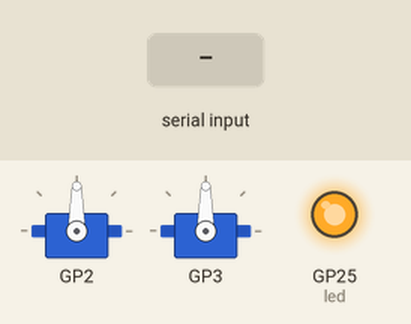
The program below on a simulated Raspberry Pi Pico running MicroPython. Parts: 2 × servo, output pins drawn as LEDs (lit = HIGH). Inputs (shaded band) come from the test bench. Servo angles are drawn from the pulse width (0.5 ms = 0°, 2.5 ms = 180°); what the program prints to the serial console is not drawn.

Above: at 5.5 s.
5.6 s: "MATERIAL:" typed at the serial console, then Enter
At 6.0 s:
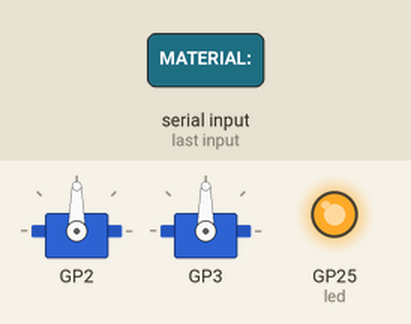
7.1 s: "VERTICAL:" typed at the serial console, then Enter
At 8.3 s:
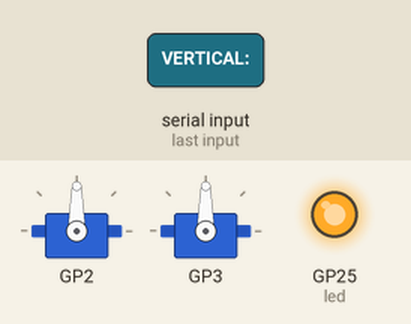
8.6 s: "material" typed at the serial console, then Enter
At 9.4 s:
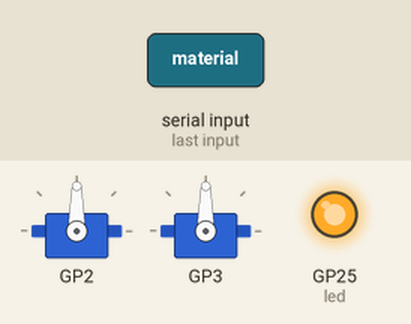
Timing chart, 0 to 11.6 s (numbered marks = the images above; inputs shaded):
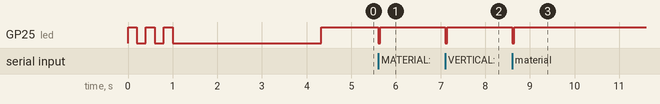

The program:

main.py
```python
"""
Glavna MicroPython skripta za Raspberry Pi Pico
Cita komande preko USB serijske veze i kontrolise SG90 servo motor
Autor: AI Assistant
"""

import sys
import select
import time
from machine import Pin
from servo_driver import SG90Servo
from pin_config import PinConfig


class PicoServoController:

    def __init__(self):
        # Inicijalizacija dva serva sa razlièitim opsezima
        self.vertical_servo = SG90Servo(
            pin_number=PinConfig.get_vertical_pin(),
            angle_range=(-90, 90),
            center_angle=0
        )
        self.horizontal_servo = SG90Servo(
            pin_number=PinConfig.get_horizontal_pin(),
            angle_range=(-20, 20),
            center_angle=0
        )

        self.led = Pin(PinConfig.get_status_led_pin(), Pin.OUT)
        self.poller = select.poll()
        self.poller.register(sys.stdin, select.POLLIN)

        # Mapiranje materijala na pozicije
        self.material_positions = {
            "plastic": {"vertical": -90, "horizontal": -20},
            "glass": {"vertical": -90, "horizontal": 20},
            "pet": {"vertical": 90, "horizontal": -20},
            "organic": {"vertical": 90, "horizontal": 20}
        }

        print("Pico Dual Servo Controller - Ready")
        PinConfig.block_unused_pins()  # Blokiraj sve nekoriscene pinove
        PinConfig.print_pin_mapping()
        self.led_on()

    def led_on(self):
        self.led.value(1)

    def led_off(self):
        self.led.value(0)

    def parse_command(self, command):
        try:
            if command.startswith("MATERIAL:"):
                material = command.split(":")[1].strip().lower()
                if material in self.material_positions:
                    return True, ("material", material)
                else:
                    return False, f"Unknown material: {material}"

            elif command.startswith("VERTICAL:"):
                angle = int(command.split(":")[1].strip())
                if -90 <= angle <= 90:
                    return True, ("vertical", angle)
                else:
                    return False, "Vertical angle out of range (-90 to 90)"

            elif command.startswith("HORIZONTAL:"):
                angle = int(command.split(":")[1].strip())
                if -20 <= angle <= 20:
                    return True, ("horizontal", angle)
                else:
                    return False, "Horizontal angle out of range (-20 to 20)"

            elif command.startswith("BASE:"):
                # Return to base position
                return True, ("base", 0)

            elif command.startswith("CLEAR:"):
                # Clear buffer and reset to base position
                return True, ("clear", 0)

            elif command.startswith("ANGLE:"):  # Backward compatibility
                angle = int(command.split(":")[1].strip())
                if 0 <= angle <= 180:
                    return True, ("legacy", angle)
                else:
                    return False, "Angle out of range (0-180)"

            else:
                return False, "Invalid command format"

        except (ValueError, IndexError) as e:
            return False, "Parse error: " + str(e)

    def send_response(self, success, message):
        if success:
            sys.stdout.write("OK:" + message + "\n")
        else:
            sys.stdout.write("ERROR:" + message + "\n")

    def execute_command(self, command_type, value):
        """Izvrðavanje komandi sa sekvencijalnim pokretom"""
        try:
            if command_type == "material":
                # Materijal komanda: vertical -> delay -> horizontal -> delay -> base
                positions = self.material_positions[value]

                # Pokreni vertical servo
                self.vertical_servo.set_angle(positions["vertical"])
                time.sleep(0.5)

                # Pokreni horizontal servo
                self.horizontal_servo.set_angle(positions["horizontal"])
                time.sleep(2.0)  # Povećan delay pre povratka (za dropanje otpada)

                # Vrati oba serva u baznu poziciju
                self.vertical_servo.set_angle(0)
                self.horizontal_servo.set_angle(0)
                time.sleep(0.5)  # 0.5/4  # 2.0/4  # Povećan final delay

                response_msg = f"material:{value},vertical:{positions['vertical']},horizontal:{positions['horizontal']},base:0,0"
                return True, response_msg

            elif command_type == "vertical":
                self.vertical_servo.set_angle(value)
                return True, f"vertical:{value}"

            elif command_type == "horizontal":
                self.horizontal_servo.set_angle(value)
                return True, f"horizontal:{value}"

            elif command_type == "base":
                # Vrati oba serva u baznu poziciju
                self.vertical_servo.set_angle(0)
                self.horizontal_servo.set_angle(0)
                return True, "base:0,0"

            elif command_type == "clear":
                # Clear buffer - reset servos to base position
                self.vertical_servo.set_angle(0)
                self.horizontal_servo.set_angle(0)
                # Clear any internal buffer
                buf = ""
                return True, "clear:0,0"

            elif command_type == "legacy":
                # Backward compatibility - koristi horizontal servo
                self.horizontal_servo.set_angle(value)
                return True, f"legacy:{value}"

            else:
                return False, f"Unknown command type: {command_type}"

        except Exception as e:
            return False, f"Execution error: {str(e)}"

    def run(self):
        print("Starting main loop...")
        buf = ""
        while True:
            try:
                # Batch-read all bytes currently available from CDC in one call
                n = sys.stdin.any()          # reads USB ring-buffer head, no blocking
                if n > 0:
                    buf += sys.stdin.read(n) # one syscall per batch, not per byte
                    if buf.endswith(('\n', '\r')):
                        cmd = buf.strip()
                        buf = ""
                        if cmd:
                            self.led_off()
                            time.sleep(0.05)
                            self.led_on()
                            success, result = self.parse_command(cmd)
                            if success:
                                command_type, value = result
                                exec_success, exec_result = self.execute_command(command_type, value)
                                self.send_response(exec_success, exec_result)
                            else:
                                self.send_response(False, result)
                time.sleep(0.001)
            except Exception as e:
                self.send_response(False, "System error: " + str(e))
                time.sleep(1)


if __name__ == "__main__":
    try:
        controller = PicoServoController()
        controller.run()
    except KeyboardInterrupt:
        print("Program stopped by user")
    except Exception as e:
        print("Fatal error: " + str(e))
    finally:
        if "controller" in locals():
            controller.vertical_servo.cleanup()
            controller.horizontal_servo.cleanup()
        print("Program ended")
```

servo_driver.py
```python
"""
Servo driver za SG90 servo motor
PWM kontrola na GP0 pinu sa 50Hz frekvencijom
Autor: AI Assistant
"""

from machine import Pin, PWM
import time
import math
from pin_config import PinConfig

class SG90Servo:
    """Klasa za kontrolu SG90 servo motora"""

    def __init__(self, pin_number=None, angle_range=(-90, 90), center_angle=0):
        """
        Inicijalizacija serva na odabranom pinu
        :param pin_number: GPIO pin broj
        :param angle_range: Tuple (min_angle, max_angle)
        :param center_angle: Center position angle
        """
        if pin_number is None:
            raise ValueError("Pin number must be specified")

        self.pin = Pin(pin_number)
        self.pwm = PWM(self.pin)
        self.angle_range = angle_range
        self.center_angle = center_angle

        # PWM konfiguracija za SG90
        self.pwm.freq(50)  # 50Hz = 20ms period

        # Pulse width range: 1ms (0°) to 2ms (180°)
        # Duty cycle: 5% to 10% (50Hz = 20000us period)
        self.min_duty = 65536 * 0.05  # 1ms pulse
        self.max_duty = 65536 * 0.10  # 2ms pulse

        # Postavi servo na centar na pochetku
        self.current_angle = center_angle
        self.set_angle(center_angle, smooth=False)

    def angle_to_duty(self, angle):
        """
        Konvertuje custom ugao u PWM duty cycle (0-180)
        :param angle: Ugao u stepenima (unutar angle_range)
        :return: Duty cycle vrednost
        """
        # Validacija ugla unutar definisanog opsega
        min_angle, max_angle = self.angle_range
        if angle < min_angle:
            angle = min_angle
        elif angle > max_angle:
            angle = max_angle

        # Konverzija custom opsega u 0-180 opseg za PWM
        angle_range_size = max_angle - min_angle
        if angle_range_size == 0:
            pwm_angle = 90  # Default to center if range is zero
        else:
            # Mapiranje: min_angle -> 0, max_angle -> 180
            normalized_angle = (angle - min_angle) / angle_range_size
            pwm_angle = normalized_angle * 180

        # Linearna interpolacija izmeðu min i max duty
        duty_range = self.max_duty - self.min_duty
        duty = self.min_duty + (pwm_angle / 180) * duty_range

        return int(duty)

    def set_angle(self, angle, smooth=True):
        """
        Postavi servo na zadati ugao
        :param angle: Ugao u stepenima (unutar angle_range)
        :param smooth: Da li da koristi glatko kretanje
        """
        # uvijek je smooth, bez else grane
        current_angle = self.current_angle  # koristi praćenu poziciju
        self.move_smooth_ease(current_angle, angle, steps=30, delay=0.05)
        self.current_angle = angle  # ažuriraj trenutnu poziciju

    def move_smooth_ease(self, start_angle, end_angle, steps=30, delay=0.05):
        """
        Glatko pomeranje serva između dva ugla sa easing funkcijom (ease-in-out).
        :param start_angle: Početni ugao
        :param end_angle: Krajnji ugao
        :param steps: Broj koraka
        :param delay: Kašnjenje između koraka
        """
        for i in range(steps + 1):
            t = i / steps  # t in [0, 1]

            # Ease-in-out (slično CSS easing easing(0.4, 0, 0.6, 1))
            eased = (1 - math.cos(t * math.pi)) * 0.5

            current_angle = start_angle + (end_angle - start_angle) * eased
            duty = self.angle_to_duty(current_angle)
            self.pwm.duty_u16(duty)
            time.sleep(delay)

    def cleanup(self):
        """Čišćenje resursa"""
        self.pwm.deinit()
        self.pin.init()
```

pin_config.py
```python
"""
Pin konfiguracija za SG90 servo motor
Mapiranje žica na Pico pinove prema specifikaciji
Autor: AI Assistant
"""


class PinConfig:
    """Konfiguracija pinova za servo motor"""

    # Servo žice → Pico pinovi mapiranje (SAMO DOZVOLJENI PINOVI)
    SERVO_PINS = {
        "VERTICAL": {
            "wire_color": "Žuta/naranđa",
            "description": "Vertical servo signal (-90 to 90)",
            "pin_number": 2,  # GP2
            "pin_name": "GP2",
            "gpio": 2,
        },
        "HORIZONTAL": {
            "wire_color": "Plava/bela",
            "description": "Horizontal servo signal (-20 to 20)",
            "pin_number": 3,  # GP3
            "pin_name": "GP3",
            "gpio": 3,
        },
        "VCC": {
            "wire_color": "Crvena",
            "description": "VCC (3.3V)",
            "pin_number": 40,  # VBUS
            "pin_name": "VBUS",
            "voltage": "5V",
        },
        "GND": {
            "wire_color": "Crna/smeđa",
            "description": "GND",
            "pin_number": 38,
            "pin_name": "GND",
            "voltage": "0V",
        },
    }

    # Dozvoljeni fizički pinovi - SVE OSTALE PINOVE BLOKIRATI
    ALLOWED_PINS = {2, 3, 25}  # GPIO2, GPIO3, LED (fizički pinovi 4,5,25)

    @classmethod
    def get_blocked_pins(cls):
        """Vrati set blokiranih pinova"""
        return {i for i in range(0, 29) if i not in cls.ALLOWED_PINS}

    # UART pinovi za komunikaciju
    UART_PINS = {
        "TX": {"pin_number": 0, "pin_name": "GP0", "gpio": 0},
        "RX": {"pin_number": 1, "pin_name": "GP1", "gpio": 1},
    }

    # Status LED
    STATUS_LED = {"pin_number": 25, "pin_name": "GPIO25", "description": "Interni LED"}

    @classmethod
    def get_vertical_pin(cls):
        """Vrati GPIO broj za vertical servo"""
        return cls.SERVO_PINS["VERTICAL"]["gpio"]

    @classmethod
    def get_horizontal_pin(cls):
        """Vrati GPIO broj za horizontal servo"""
        return cls.SERVO_PINS["HORIZONTAL"]["gpio"]

    @classmethod
    def get_uart_pins(cls):
        """Vrati UART TX i RX GPIO brojeve"""
        return (cls.UART_PINS["TX"]["gpio"], cls.UART_PINS["RX"]["gpio"])

    @classmethod
    def get_status_led_pin(cls):
        """Vrati GPIO broj za status LED"""
        return cls.STATUS_LED["pin_number"]

    @classmethod
    def block_unused_pins(cls):
        """Blokiraj sve nekoriscene GPIO pinove za sigurnost"""
        from machine import Pin
        print("Blokiram nekoriscene GPIO pinove za sigurnost...")
        blocked_pins = cls.get_blocked_pins()
        for pin_num in blocked_pins:
            try:
                pin = Pin(pin_num, Pin.IN, Pin.PULL_DOWN)
                print(f"  Blokiran GPIO{pin_num}")
            except Exception as e:
                print(f"  Ne mogu da blokiram GPIO{pin_num}: {e}")
        print(f"Dozvoljeni GPIO pinovi: {sorted(cls.ALLOWED_PINS)}")
        print("Fizički pinovi: 4(GPIO2), 5(GPIO3), 25(LED), 38(GND), 40(VBUS)")

    @classmethod
    def print_pin_mapping(cls):
        """Ispiši mapiranje pinova"""
        print("Servo žice → Pico pinovi (SAMO DOZVOLJENI PINOVI)")
        print("-" * 50)
        for pin_type, config in cls.SERVO_PINS.items():
            print(
                f"{config['wire_color']:12} → {config['pin_name']:8} (Pin {config['pin_number']})"
            )
        print()
        print("UART Pinovi:")
        print(
            f"TX → {cls.UART_PINS['TX']['pin_name']} (Pin {cls.UART_PINS['TX']['pin_number']})"
        )
        print(
            f"RX → {cls.UART_PINS['RX']['pin_name']} (Pin {cls.UART_PINS['RX']['pin_number']})"
        )
        print()
        print(f"Dozvoljeni pinovi: {sorted(cls.ALLOWED_PINS)}")
        print(f"Blokirani pinovi: {sorted(cls.get_blocked_pins())}")


if __name__ == "__main__":
    PinConfig.print_pin_mapping()
```

boot.py
```python
"""
Boot skripta za Raspberry Pi Pico
Automatsko pokretanje servo kontrolera
Autor: AI Assistant
"""

import time
import machine

# Inicijalizacija internog LED-a
led = machine.Pin(25, machine.Pin.OUT)

# Blink LED 3 puta na startup
for i in range(3):
    led.on()
    time.sleep(0.2)
    led.off()
    time.sleep(0.2)

# Pokreni glavni program
try:
    import main
    # Start the main controller loop
    controller = main.PicoServoController()
    controller.run()
except Exception as e:
    print("Failed to start main:", e)
    # Blink LED 5 puta ako nije uspelo
    for i in range(5):
        led.on()
        time.sleep(0.1)
        led.off()
        time.sleep(0.1)
```

Measured:
- after the input at 5.6 s, GP25 (led): HIGH → LOW at once, → HIGH 0.05 s later
- after the input at 7.1 s, GP25 (led): HIGH → LOW at once, → HIGH 0.05 s later
- after the input at 8.6 s, GP25 (led): HIGH → LOW at once, → HIGH 0.05 s later
